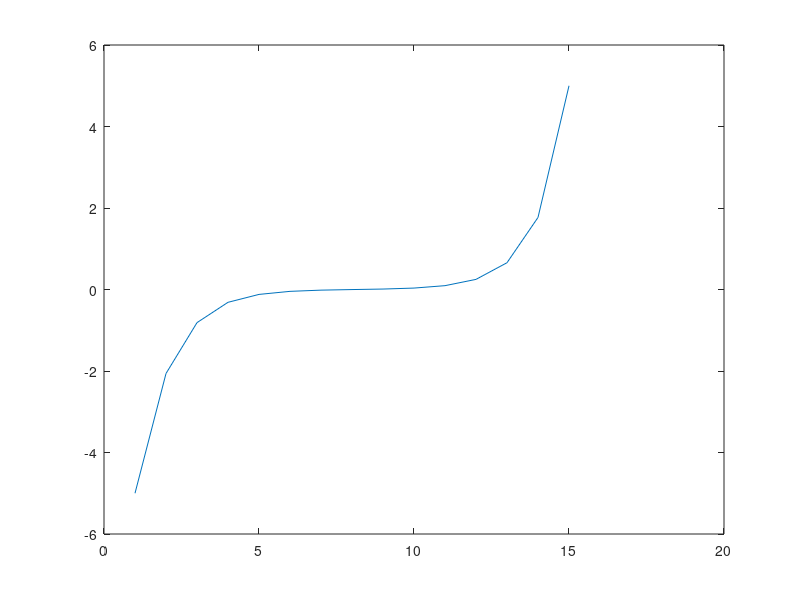

MATLAB code to generate this figure:
%Demo non-linear Poisson solver
% we are solving:
% d^2phi/(dh^2) = -rho/eps0*(ni-n0*exp((phi-phi0)/kTe))
% with phi=-5, 5 on left and right boundary
% See http://www.particleincell.com/2012/nonlinear-poisson-solver/ 
% for additional info

%clear screen
clc

%constants
EPS0 = 8.85418782e-12;	
Q = 1.60217646e-19;

%setup coefficients
den0=1e16;
phi0=0;
kTe=5;

%precomputed values
lambda_D = sqrt(EPS0*kTe/(den0*Q));	%for kTe  in eV
dh = lambda_D;						%cell spacing
C = -Q/EPS0*dh*dh;

%setup matrixes
nn=15;			%number of nodes
A=zeros(nn,nn);
fixed_node = zeros(nn,1);
b0=zeros(nn,1);
	
%left boundary
A(1,1)=1;
b0(1)=-5;
fixed_node(1)=1;

%right boundary
A(nn,nn)=1;
b0(nn)=5;
fixed_node(nn)=1;

%internal nodes
for n=2:nn-1
	%FD stencil
	A(n,n-1)=1;
	A(n,n)=-2;
	A(n,n+1)=1;
	
	fixed_node(n)=false;
	b0(n)=C*den0;
end

%initial values
bx = zeros(nn,1);
P = zeros(nn,1);
J = zeros(nn,nn);
x = zeros(nn,1);
y = zeros(nn,1);

%--- Newton Solver ----
for it=1:20

	%1) compute bx
	for n=1:nn
		if (fixed_node(n))
			bx(n)=0;
		else
			bx(n) = -C*den0*exp((x(n)-phi0)/kTe);
		end
	end
	
	%2) b=b0+bx
	b = b0 + bx;
	
	%3) F=Ax-b
	F = A*x-b;
	
	%4) compute P=dbx(i)/dx(j), used in computing J
	for n=1:nn
		if (fixed_node(n))
			P(n)=0;
		else
			P(n) = -C*den0*exp((x(n)-phi0)/kTe)/kTe;
		end
	end
	
	%5) J=df(i)/dx(j), J=A+diag(dbx(i)/dx(j))
	J = A - diag(P);
	
	%6) Solve Jy=F
	y = J\F;
	
	%7) update x
	x = x - y;
	
	%8) compute norm;
	l2 = norm(y);
	if (l2<1e-6)
		disp(sprintf("Converged in %d iterations with norm %g\n",it,l2));	
		break;
	end
end

disp(x');
plot(x);
	
